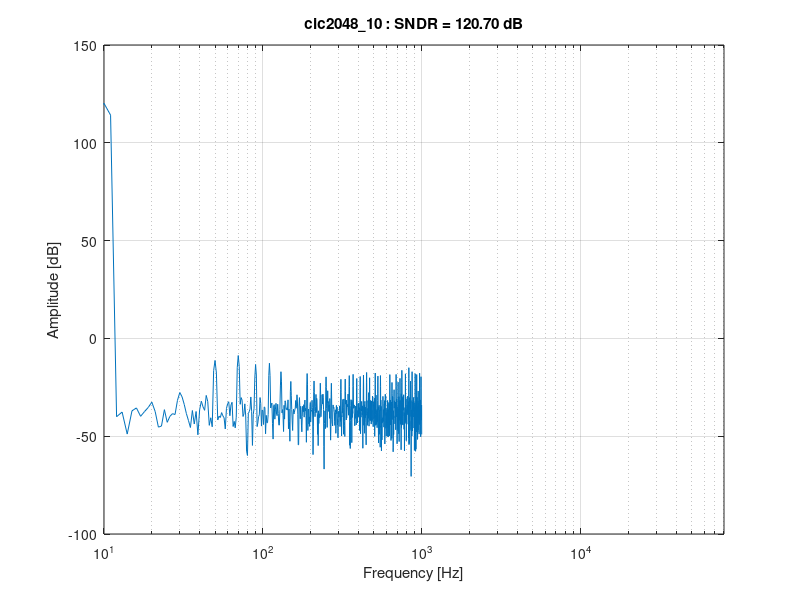

MATLAB code to generate this figure:
%close all;
v1 =  load("cic2048_10.txt"); %add file here
v1=v1-0.5; % Remove the DC component from digital signal.

NFFTv = 2000; %last this many samples will be used to plot fft
OSR = 2048;
Fs = 2e3; %sampling frequency
len = length(v1);
v1 = v1(len-NFFTv+1:end); % Take last NFFTv samples of v1
L = length(v1);
FS = 1;
fv = Fs / 2 * linspace(0, 1, NFFTv / 2 + 1); % Frequency vector (Hz)


%no changes required below this line

% Compute PSD & plot
% Use this for no LEAKAGE :)

wind = 0.5 - 0.5*cos(2*pi*(0:L-1)'/L);   % = hann(L,'periodic') (no toolbox needed)
fft_outv = fft(v1 .* wind, NFFTv);
% Ptot = (abs(fft_outv)).^2; % Power spectrum of the signal

% Normalise the peak of signal

Ptot = (abs(fft_outv)/(FS * sum(wind) * 1/4)).^2; % Power spectrum of the signal
fft_onesided = abs(Ptot(1:NFFTv/2+1));
figure('Name','cic2048_10');
semilogx(fv, 10*log10(fft_onesided)); 
xlim([10, 80e3])
xlabel('Frequency [Hz]');
ylabel('Amplitude [dB]');
grid on;

% SNDR calculation
% Select appropriate signal bin for SNDR calculation
fin = 10;
k = round(fin * NFFTv / Fs) + 1;
sigbin = k-1:k+1;
% For signal power, integrate over input signal BW
sigpow = sum(fft_onesided(sigbin));
% For noise Power, integrate till nyquist frequency and subtract signal
% power.
% npow = sum(fft_onesided(3:end)) - sigpow;
npow = sum(fft_onesided(3:round(end))) - sigpow;

sndr = 10*log10(sigpow./npow); % Compute SNDR
title(sprintf('cic2048_10 : SNDR = %.2f dB', sndr), 'Interpreter','none');
fprintf('cic2048_10  (fin = 10 Hz)  ->  SNDR = %.2f dB\n', sndr);
